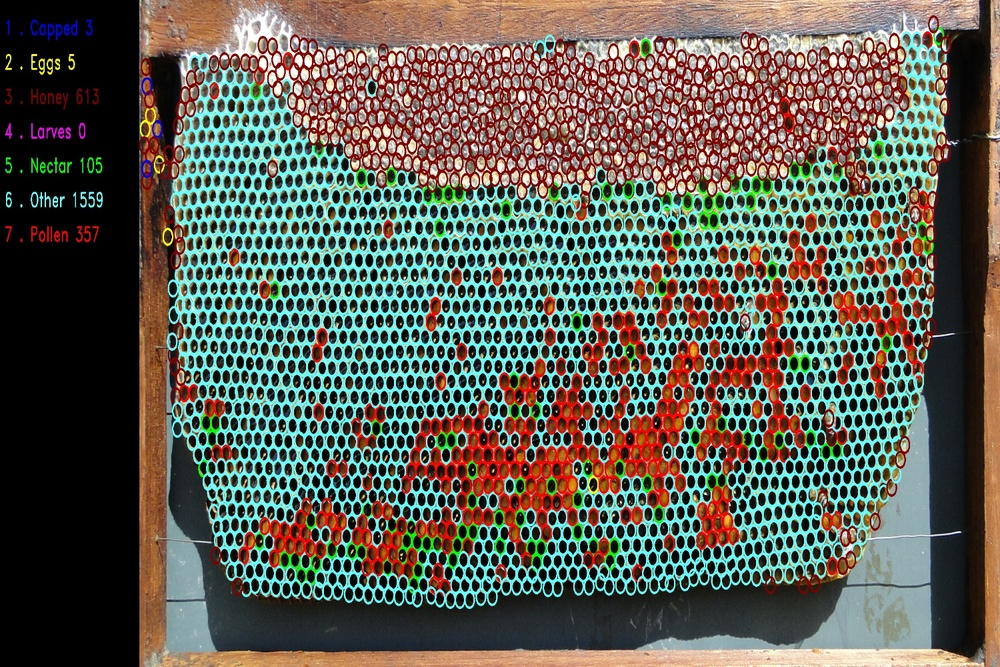
#> input picture Trabalho Conclusão de Curso/DeepB/1.jpg, 1000 x 667 px, shrunk from 1500 x 1000 before the run, found by its file name
$ python 'Filtro de Limiarizacao Iterativa.py'
#> lines starting #> are read from the running program, lines starting #| are printed output that depends on the picture; after the words box and inside, x2 and y2 are one past the last pixel; in counts of white or black regions, pixels touching at a corner belong together
import cv2
#Limiarização iterativa

path= r'C:\Users\Windows\Desktop\PDI\1.jpg'

img=cv2.imread(path,0)
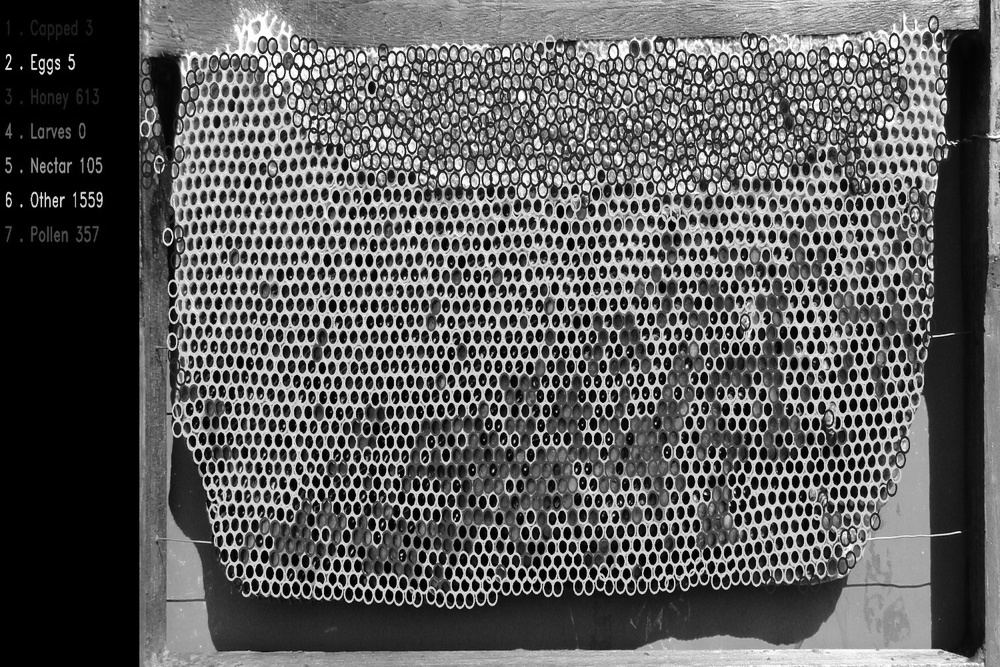
#> img: shape (667, 1000); min 0, max 255, mean 92.8
limiar,imgLimiarB=cv2.threshold(img,150,255,cv2.THRESH_BINARY) #se a cor do pixel for igual ao limiar,então recebe 0 vulgo preto.
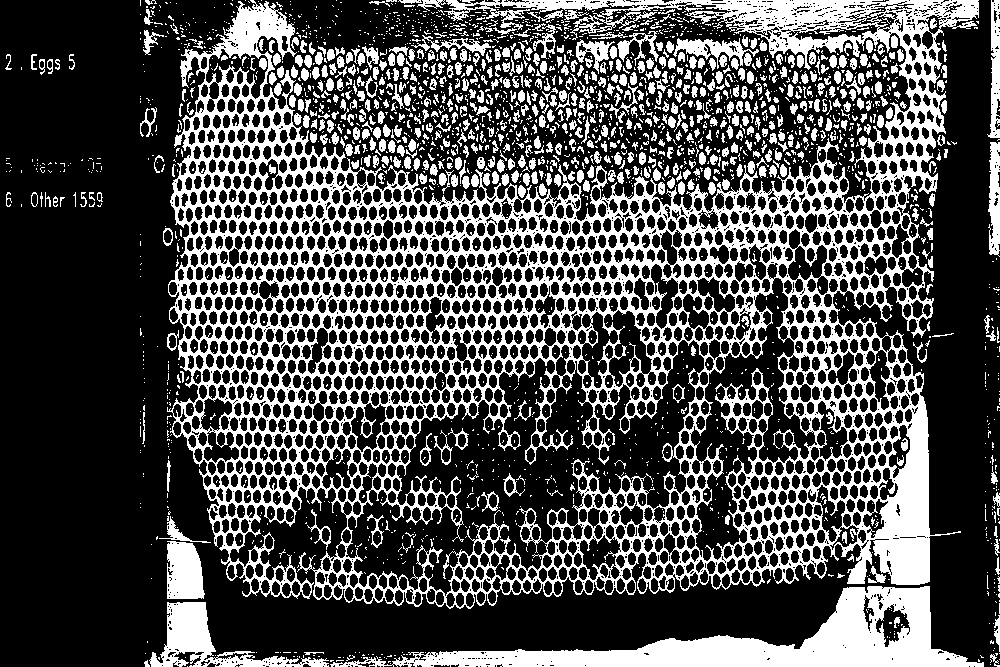
#> imgLimiarB: shape (667, 1000); 30% white; 2574 white regions (1906 under 20 px), largest, box (x1, y1, x2, y2) and area: (167, 0, 979, 609) 134009, (330, 586, 984, 667) 16514, (149, 602, 329, 667) 3621
limiar,imgLimiar=cv2.threshold(img,64,255,cv2.THRESH_TOZERO) #se o pixel estiver acima do limiar,ele continua,se não ele recebe 0(preto)
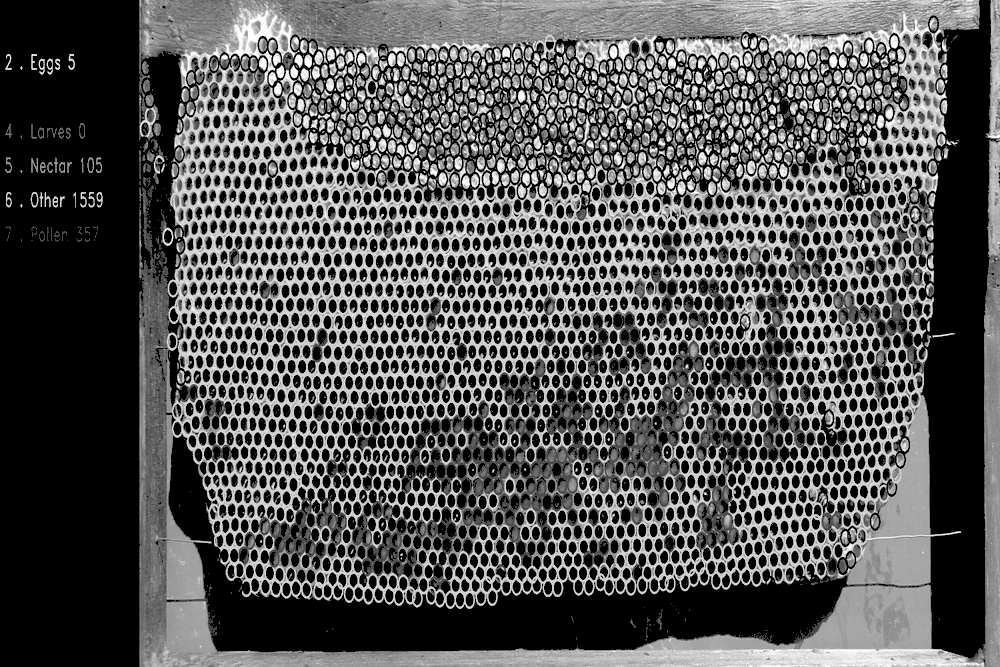
#> imgLimiar: shape (667, 1000); min 0, max 255, mean 82.7
cv2.imwrite("limiarizacao_iterativa.jpg",imgLimiar)
cv2.imwrite("limiarizacao_iterativa.jpg",imgLimiarB)

$ run again, with Trabalho Conclusão de Curso/DeepB/2.jpg copied over Trabalho Conclusão de Curso/DeepB/1.jpg
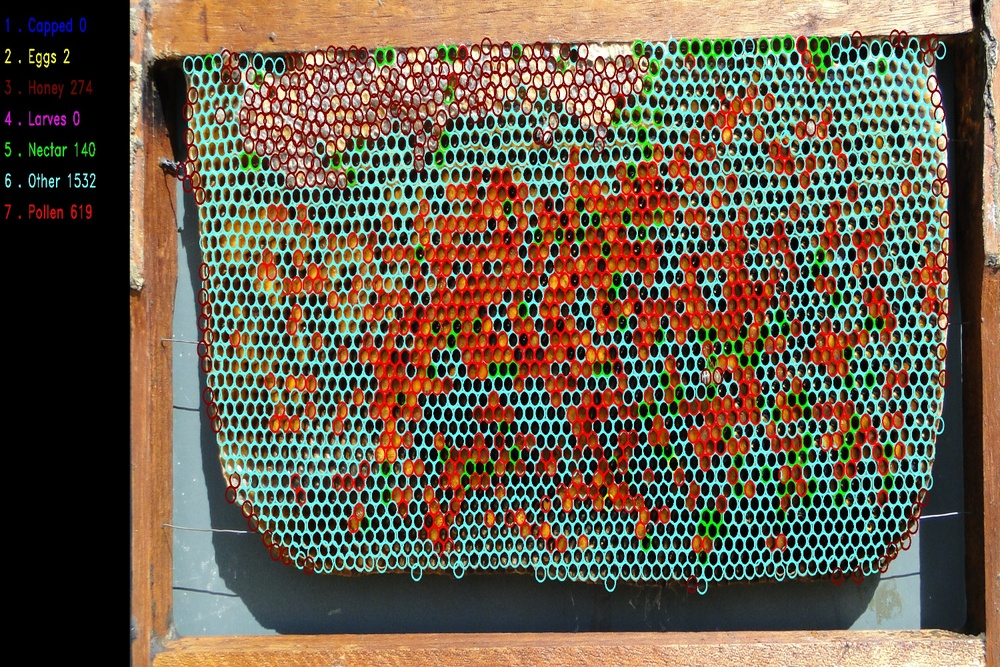
#> input picture Trabalho Conclusão de Curso/DeepB/2.jpg, 1000 x 667 px, shrunk from 1500 x 1000 before the run, found by its file name
#> `limiar,imgLimiarB=cv2.threshold(img,150,255,cv2.THRESH_BINARY)`:
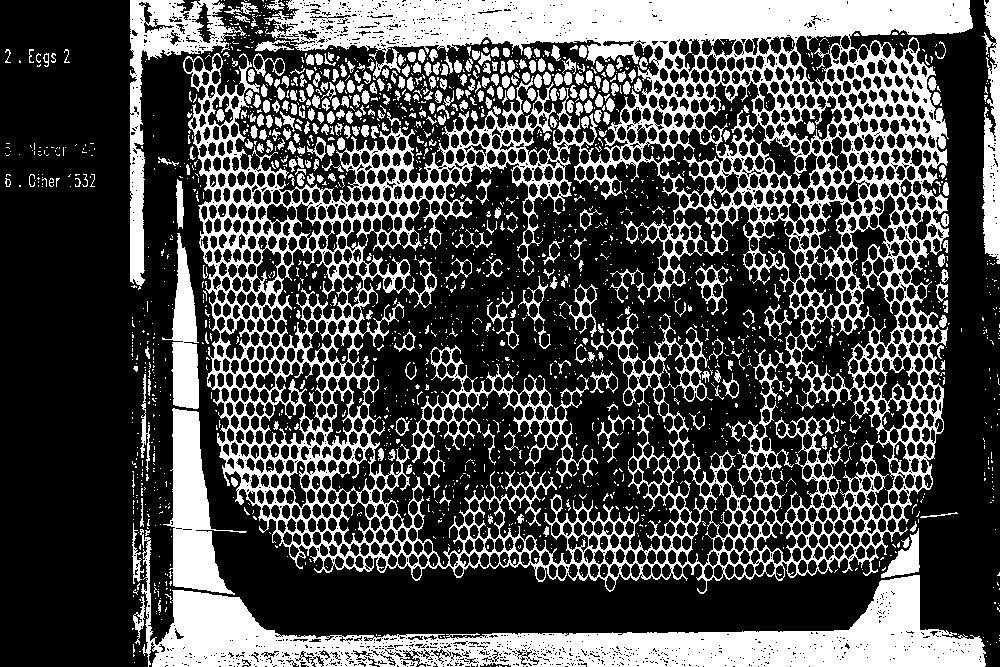
#> imgLimiarB: shape (667, 1000); 29.5% white; 2024 white regions (1654 under 20 px), largest, box (x1, y1, x2, y2) and area: (183, 0, 973, 594) 113876, (140, 529, 986, 667) 31661, (130, 0, 246, 290) 6669
#> `limiar,imgLimiar=cv2.threshold(img,64,255,cv2.THRESH_TOZERO)`:
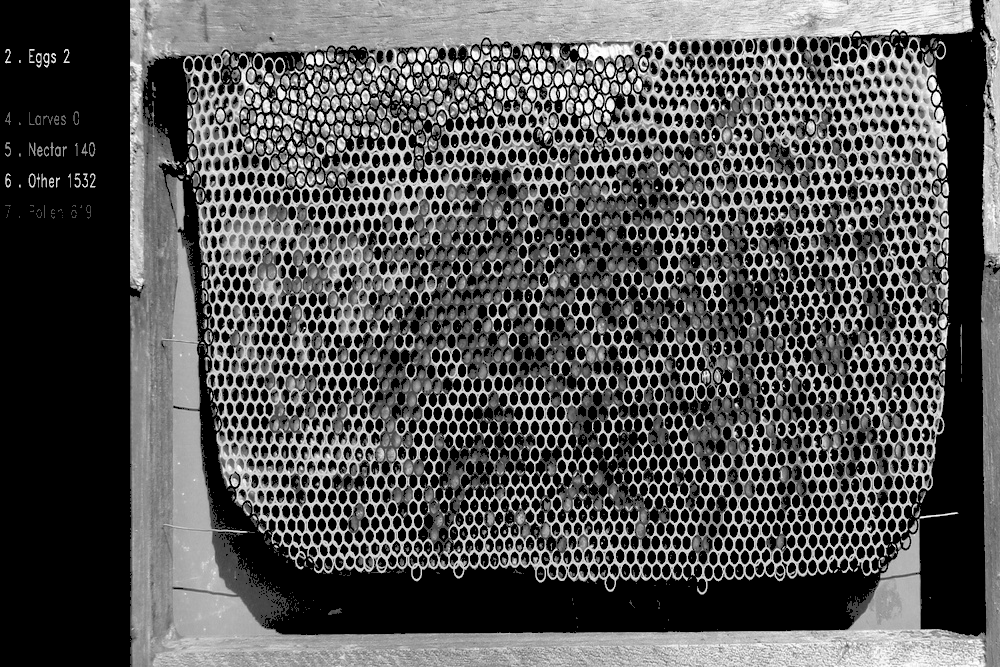
#> imgLimiar: shape (667, 1000); min 0, max 255, mean 83.7

$ run again, with Trabalho Conclusão de Curso/DeepB/3.JPG copied over Trabalho Conclusão de Curso/DeepB/1.jpg
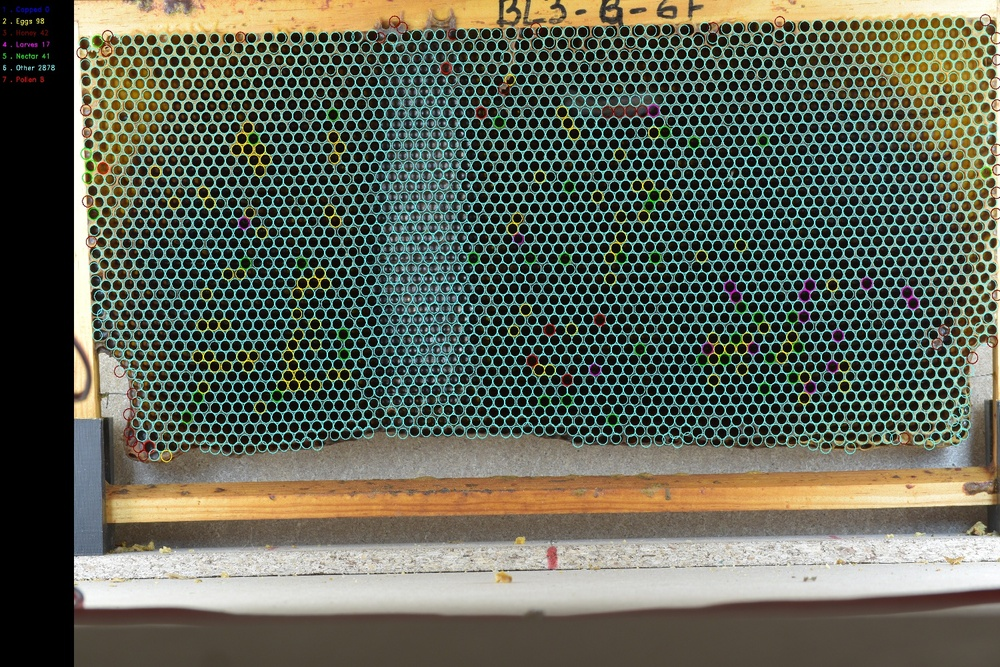
#> input picture Trabalho Conclusão de Curso/DeepB/3.JPG, 1000 x 667 px, shrunk from 1500 x 1000 before the run, found by its file name
#> `limiar,imgLimiarB=cv2.threshold(img,150,255,cv2.THRESH_BINARY)`:
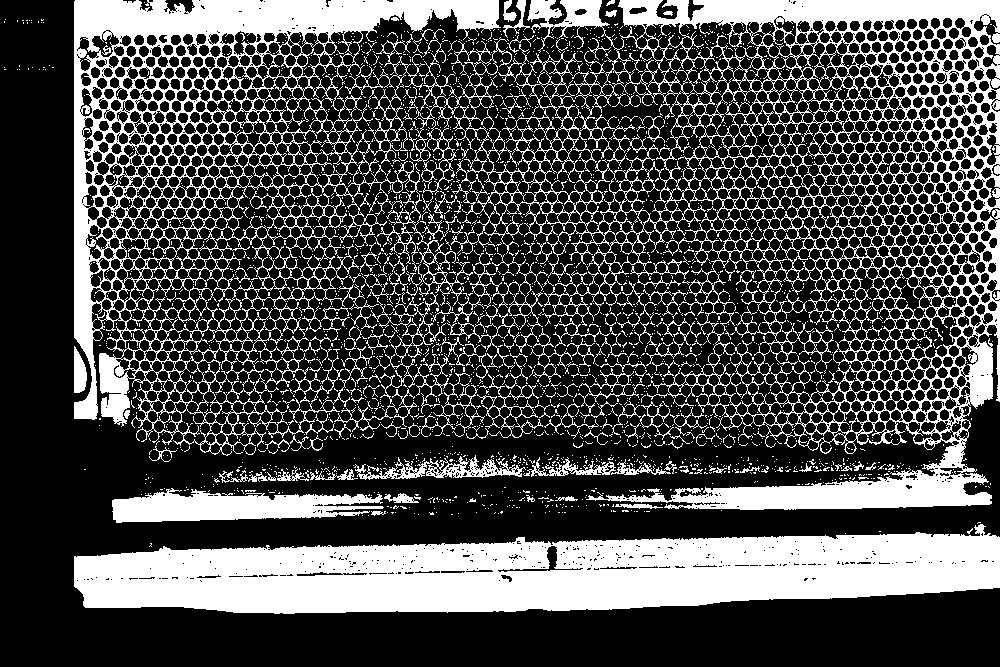
#> imgLimiarB: shape (667, 1000); 29.6% white; 2443 white regions (2288 under 20 px), largest, box (x1, y1, x2, y2) and area: (451, 0, 1000, 510) 63810, (74, 524, 1000, 614) 57278, (74, 0, 501, 456) 45674
#> `limiar,imgLimiar=cv2.threshold(img,64,255,cv2.THRESH_TOZERO)`:
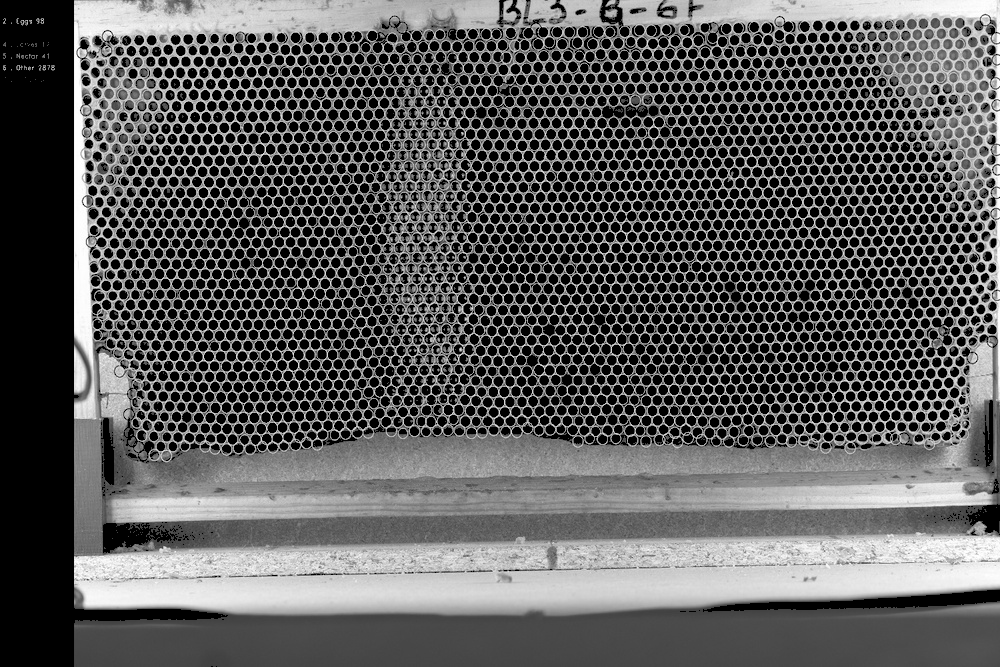
#> imgLimiar: shape (667, 1000); min 0, max 255, mean 91.3

$ run again, with Trabalho Conclusão de Curso/DeepB/4.JPG copied over Trabalho Conclusão de Curso/DeepB/1.jpg
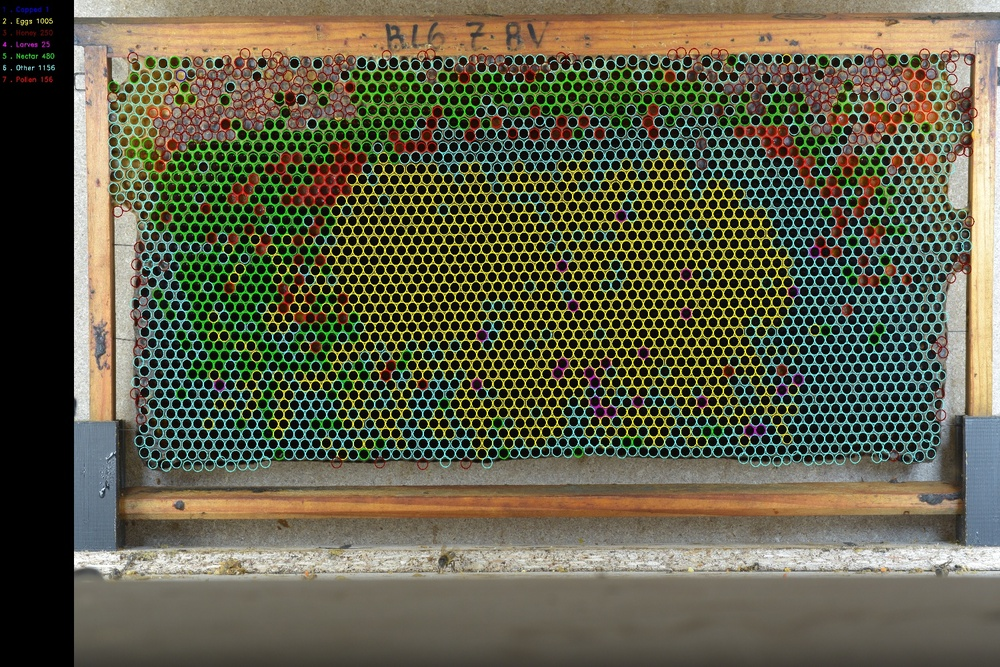
#> input picture Trabalho Conclusão de Curso/DeepB/4.JPG, 1000 x 667 px, shrunk from 1500 x 1000 before the run, found by its file name
#> `limiar,imgLimiarB=cv2.threshold(img,150,255,cv2.THRESH_BINARY)`:
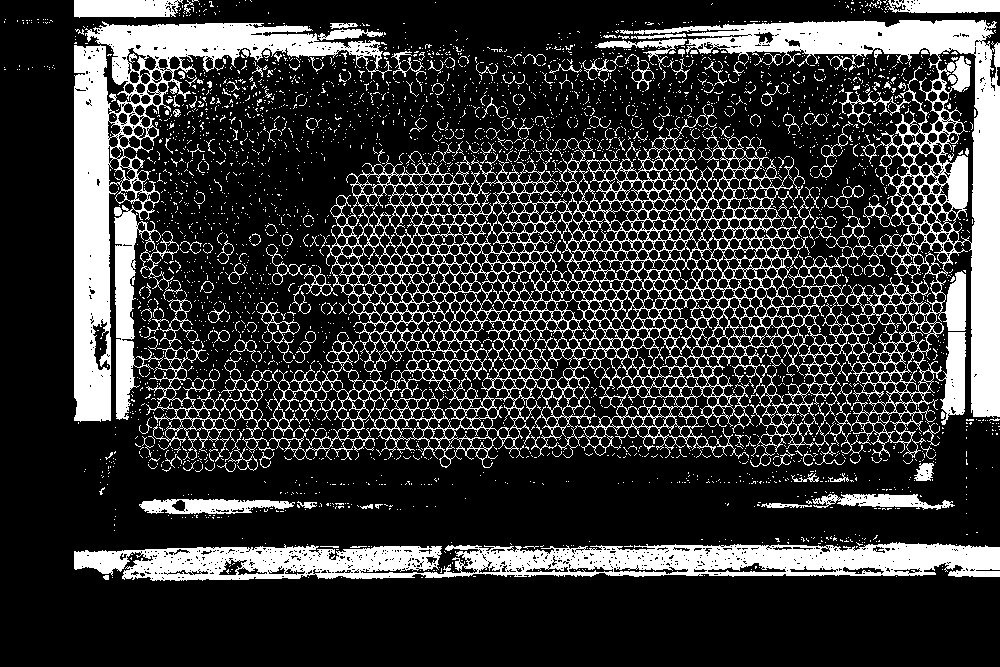
#> imgLimiarB: shape (667, 1000); 21.2% white; 3139 white regions (2973 under 20 px), largest, box (x1, y1, x2, y2) and area: (263, 20, 1000, 468) 66048, (74, 21, 392, 422) 26872, (74, 542, 1000, 581) 22747
#> `limiar,imgLimiar=cv2.threshold(img,64,255,cv2.THRESH_TOZERO)`:
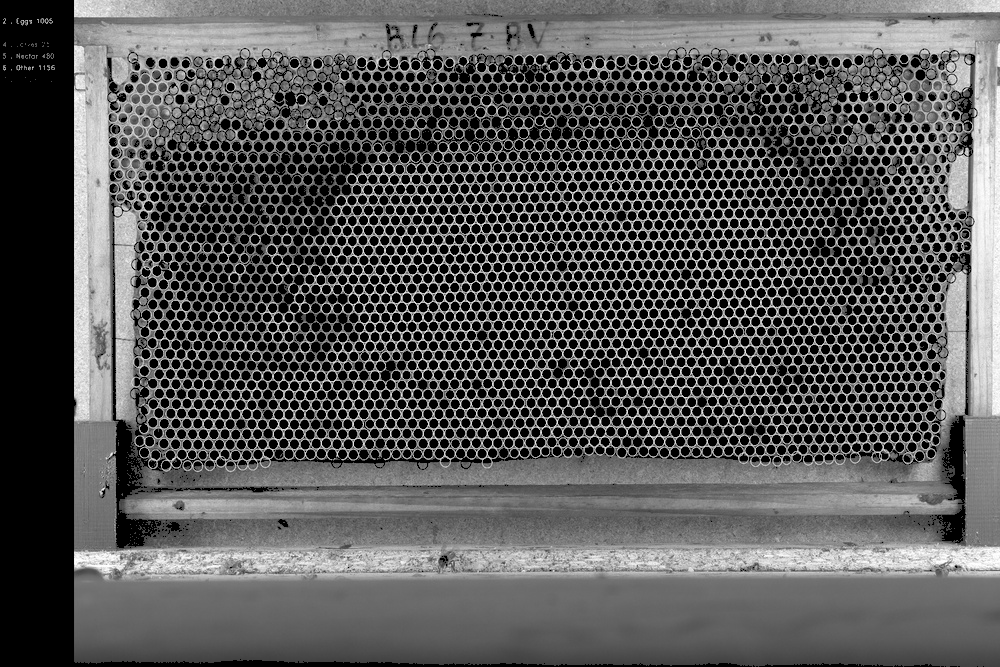
#> imgLimiar: shape (667, 1000); min 0, max 255, mean 86.8
